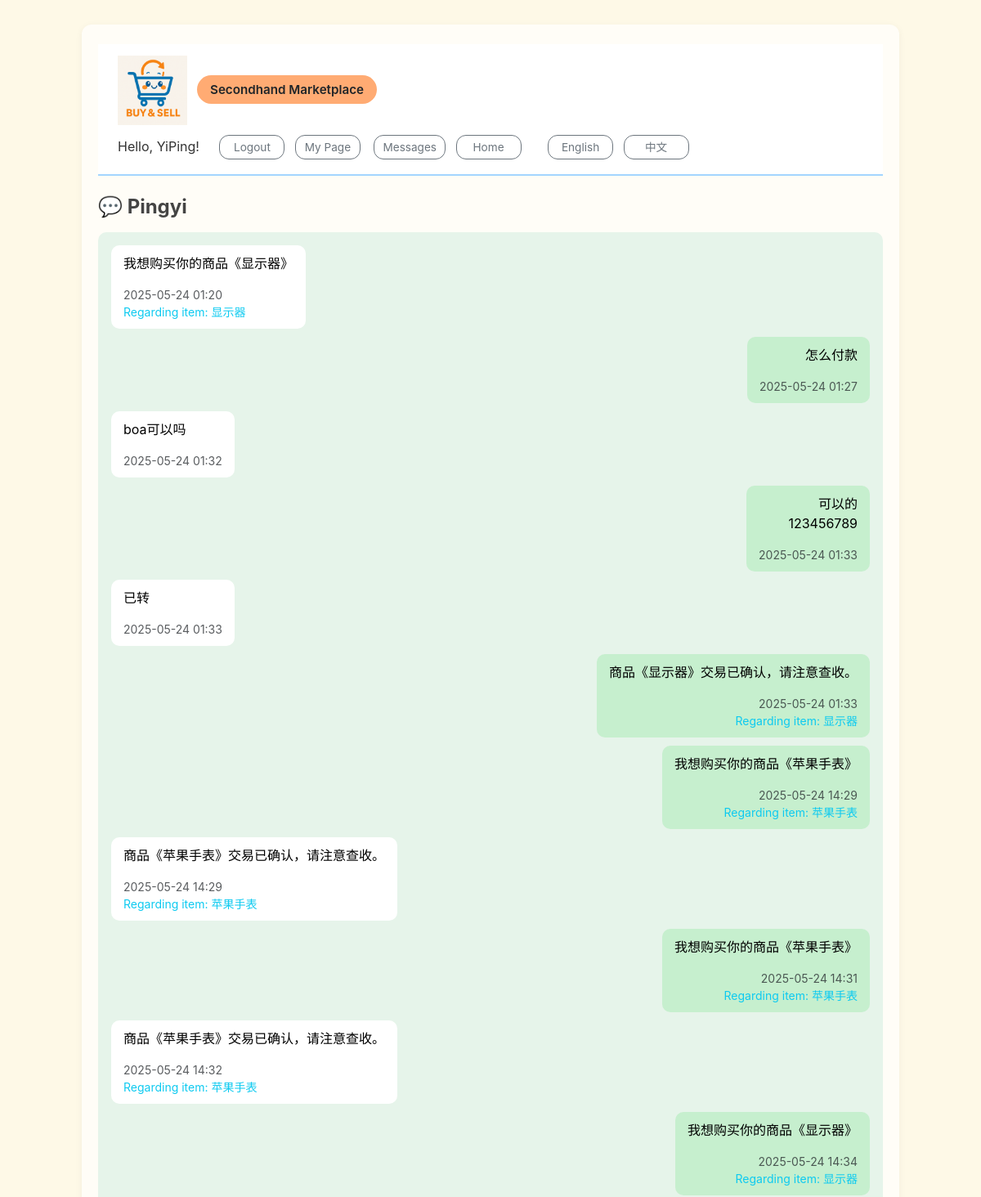
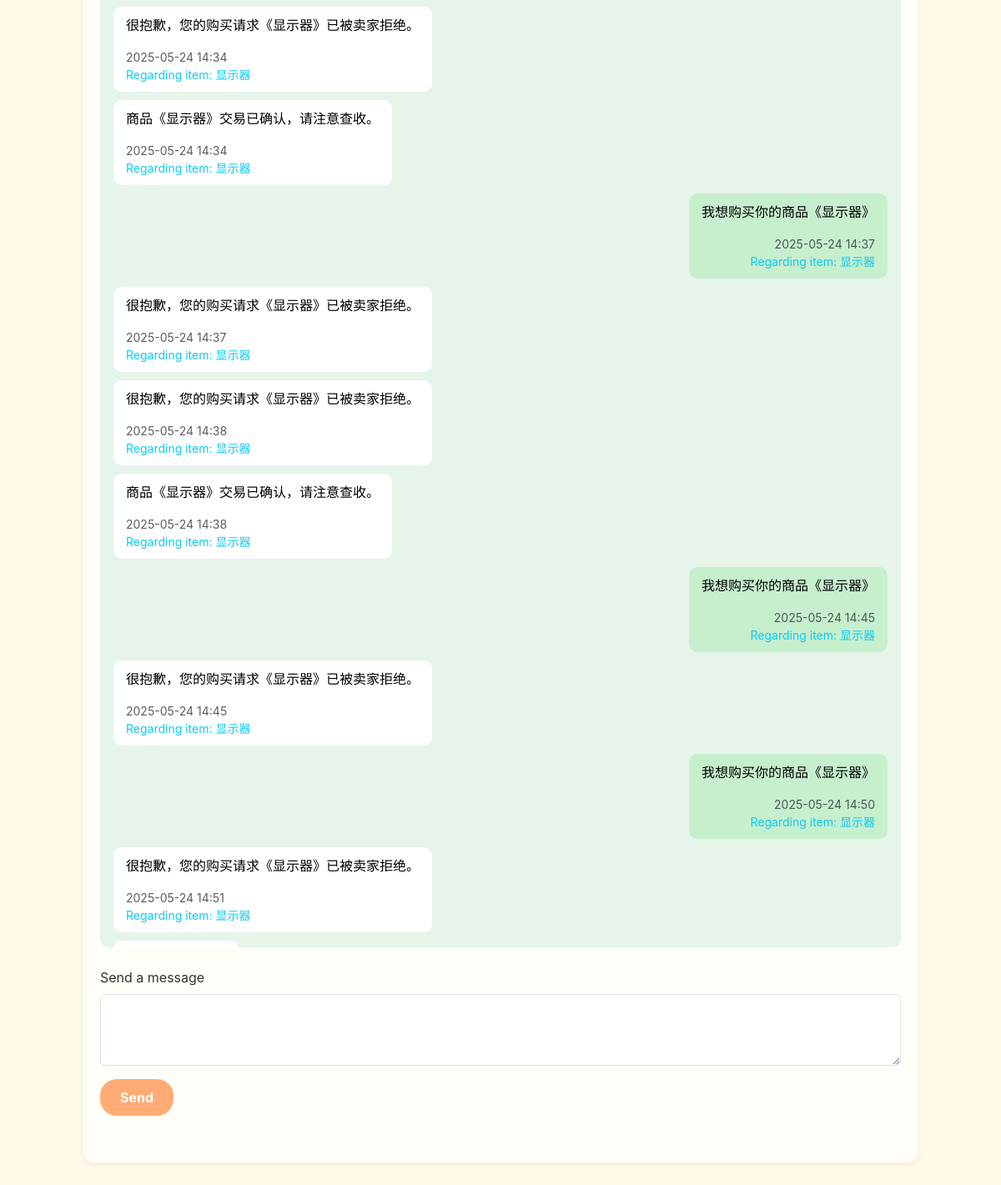
The app's page /messages/Pingyi/ (signed in) with its own data (2 pictures, top to bottom).
### market/models.py (models this page shows, shortened)
class Message(models.Model):
    sender = models.ForeignKey(User, related_name='sent_messages', on_delete=models.CASCADE)
    receiver = models.ForeignKey(User, related_name='received_messages', on_delete=models.CASCADE)
    content = models.TextField()
    timestamp = models.DateTimeField(auto_now_add=True)
    is_read = models.BooleanField(default=False)
    item = models.ForeignKey(Item, null=True, blank=True, on_delete=models.SET_NULL)
    decision = models.CharField(
        max_length=10,
        choices=[('pending', 'Pending'), ('accepted', 'Accepted'), ('rejected', 'Rejected')],
        default='pending'
    )

class Item(models.Model):
    seller = models.ForeignKey(User, on_delete=models.CASCADE)
    title = models.CharField(max_length=100)
    description = models.TextField()
    price = models.DecimalField(max_digits=8, decimal_places=2)
    created_at = models.DateTimeField(auto_now_add=True)
    is_featured = models.BooleanField(default=False)
    is_sold = models.BooleanField(default=False)
    favorited_by = models.ManyToManyField(User, related_name='favorites', blank=True)
    CONDITION_CHOICES = [
        ('new', 'New'),
        ('slightly_used', 'Slightly Used'),
        ('used', 'Used'),
        ('dysfunctional', 'Dysfunctional'),
    ]
    condition = models.CharField(max_length=20, choices=CONDITION_CHOICES, default='new')
    CATEGORY_CHOICES = [
        ('electronics', 'Electronics'),
        ('textbooks', 'Textbooks'),
        ('furniture', 'Furniture'),
        ('school_supplies', 'School supplies'),
        ('clothing', 'Clothing'),
        ('housing', 'Housing'),
        ('pet_supplies', 'Pet Supplies'),
        ('misc', 'Miscellaneous'),
    ]
    category = models.CharField(max_length=30, choices=CATEGORY_CHOICES, default='misc')
    pickup = models.BooleanField(default=False)
    delivery = models.BooleanField(default=False)

### market/views.py (the view, shortened to what this page needs)
# urls.py: path('messages/<str:username>/', views.chat_thread, name='chat_thread'),
@login_required
def chat_thread(request, username):
    other_user = get_object_or_404(User, username=username)
    user = request.user
    thread = Message.objects.filter(
        Q(sender=user, receiver=other_user) |
        Q(sender=other_user, receiver=user)
    ).order_by('timestamp')
    thread.filter(receiver=user, is_read=False).update(is_read=True)
    item_id = request.GET.get('item')
    related_item = Item.objects.get(id=item_id) if item_id else None
    return render(request, 'pages/chat_thread.html', {
        'other_user': other_user,
        'thread': thread,
        'related_item': related_item
    })

### templates/pages/chat_thread.html (shortened to what this page needs)
{% extends "pages/base.html" %}
{% load i18n %}
{% block content %}
<h4 class="mb-3">💬 {{ other_user.username }}</h4>
<div class="chat-container d-flex flex-column" style="max-height: 60vh; overflow-y: auto;">
  {% for message in thread %}
    <div class="chat-bubble {% if message.sender == request.user %}chat-bubble-sent ms-auto{% else %}chat-bubble-received me-auto{% endif %}">
      {{ message.content|linebreaks }}
      <div class="small text-muted mt-1">{{ message.timestamp|date:"Y-m-d H:i" }}</div>
      {% if message.item %}
        <div class="text-info small">{% trans "Regarding item:" %} {{ message.item.title }}</div>
      {% endif %}
    </div>
  {% empty %}
    <p class="text-muted">{% trans "No messages yet." %}</p>
  {% endfor %}
</div>
<form method="post" class="mt-4">
  <div class="mb-3">
    <label for="content" class="form-label">{% trans "Send a message" %}</label>
    <textarea name="content" class="form-control" rows="3" required></textarea>
  </div>
  <button type="submit" class="btn btn-primary px-4">{% trans "Send" %}</button>
</form>
{% endblock %}

### templates/pages/base.html (shortened to what this page needs)
{% load i18n %}
{% load static %}
<html lang="{{ LANGUAGE_CODE }}">
<head>
    <link href="https://cdn.jsdelivr.net/npm/bootstrap@5.3.3/dist/css/bootstrap.min.css" rel="stylesheet">
    <link rel="stylesheet" type="text/css" href="{% static 'style.css' %}">
</head>
<body>
    <div class="container py-4">
        <nav class="d-flex justify-content-between align-items-center mb-4">
        <div class="d-flex align-items-center">
            <img src="{% static 'logo.png' %}" alt="Logo" class="logo me-2">
            <h3 class="m-0"><a href="/" class="text-decoration-none text-dark">{% trans "Secondhand Marketplace" %}</a></h3>
        </div>
            <div>
                {% if user.is_authenticated %}
                    <span class="me-3">{% trans "Hello" %}, {{ user.username }}!</span>
                    <form method="post" action="{% url 'logout' %}" style="display: inline;">
                        <button type="submit" class="btn btn-outline-secondary btn-sm">{% trans "Logout" %}</button>
                    </form>
                {% else %}
                    <a href="{% url 'login' %}" class="btn btn-outline-primary  me-2">{% trans "Login" %}</a>
                    <a href="{% url 'register' %}" class="btn btn-primary ">{% trans "Register" %}</a>
                {% endif %}
                <a href="{% url 'my' %}" class="btn btn-outline-secondary  me-2">
                    {% trans "My Page" %}
                </a>
                <a href="{% url 'message' %}" class="btn btn-outline-secondary mx-1">
                {% trans "Messages" %}
                </a>
                <a href="{% url 'home' %}" class="btn btn-outline-secondary  me-2">
                    {% trans "Home" %}
                </a>
                <form action="{% url 'set_language' %}" method="get" class="d-inline ms-3">
                    <button type="submit" class="btn  btn-outline-secondary">English</button>
                </form>
                <form action="{% url 'set_language' %}" method="get" class="d-inline">
                    <button type="submit" class="btn  btn-outline-secondary">中文</button>
                </form>
            </div>
        </nav>
        {% block content %}{% endblock %}
    </div>
</body>
</html>

### static/style.css (style rules this page uses)
body { font-family: -apple-system, BlinkMacSystemFont, "Segoe UI", Roboto, "Helvetica Neue", Arial, "Noto Sans", sans-serif, "PingFang SC", "Hiragino Sans GB", "Microsoft YaHei", "Heiti SC"; margin: 0; padding: 0; background-color: #fef9e7; color: #333; word-break: break-word; line-height: 1.5; }
nav { display: flex; justify-content: space-between; align-items: center; background-color: #fff; padding: 14px 24px; flex-wrap: wrap; gap: 0.5rem; border-bottom: 2px solid #a3d5ff; }
nav a, nav button { background-color: #ffab73; color: white; border: none; border-radius: 20px; padding: 8px 16px; margin: 4px; font-weight: 600; text-decoration: none; transition: 0.3s; font-size: 0.95rem; white-space: nowrap; }
.container { max-width: 1000px; margin: 30px auto; padding: 20px; background-color: #fffdf7; border-radius: 12px; box-shadow: 0 2px 10px rgba(0,0,0,0.05); }
h4 { font-weight: bold; margin-bottom: 1rem; color: #444; }
button.btn-primary, button.btn-success { padding: 10px 18px; font-weight: bold; border-radius: 20px; background-color: #ffab73; border: none; }
form { margin-bottom: 2rem; }
.logo { height: 85px; width: auto; object-fit: contain; }
.chat-container { background-color: #e6f4ea; padding: 1rem; border-radius: 10px; }
.chat-bubble { padding: 10px 15px; border-radius: 10px; margin-bottom: 10px; display: inline-block; max-width: 80%; }
.chat-bubble-sent { background-color: #c6efce; color: black; text-align: right; align-self: flex-end; }
.chat-bubble-received { background-color: white; color: black; text-align: left; align-self: flex-start; }
nav .btn { padding: 4px 10px; font-size: 0.85rem; border-radius: 12px; min-width: 80px; }

### records on screen
Message: content "我想购买你的商品《显示器》", timestamp "2025-05-24 01:20", item "显示器"
Message: content "怎么付款", timestamp "2025-05-24 01:27"
Message: content "boa可以吗", timestamp "2025-05-24 01:32"
Message: content "可以的 123456789", timestamp "2025-05-24 01:33"
Message: content "已转", timestamp "2025-05-24 01:33"
Message: content "商品《显示器》交易已确认，请注意查收。", timestamp "2025-05-24 01:33", item "显示器"
Message: content "我想购买你的商品《苹果手表》", timestamp "2025-05-24 14:29", item "苹果手表"
Message: content "商品《苹果手表》交易已确认，请注意查收。", timestamp "2025-05-24 14:29", item "苹果手表"
Message: content "我想购买你的商品《苹果手表》", timestamp "2025-05-24 14:31", item "苹果手表"
Message: content "商品《苹果手表》交易已确认，请注意查收。", timestamp "2025-05-24 14:32", item "苹果手表"
Message: content "我想购买你的商品《显示器》", timestamp "2025-05-24 14:34", item "显示器"
Message: content "很抱歉，您的购买请求《显示器》已被卖家拒绝。", timestamp "2025-05-24 14:34", item "显示器"
Message: content "商品《显示器》交易已确认，请注意查收。", timestamp "2025-05-24 14:34", item "显示器"
Message: content "我想购买你的商品《显示器》", timestamp "2025-05-24 14:37", item "显示器"
Message: content "很抱歉，您的购买请求《显示器》已被卖家拒绝。", timestamp "2025-05-24 14:37", item "显示器"
Message: content "很抱歉，您的购买请求《显示器》已被卖家拒绝。", timestamp "2025-05-24 14:38", item "显示器"
Message: content "商品《显示器》交易已确认，请注意查收。", timestamp "2025-05-24 14:38", item "显示器"
Message: content "我想购买你的商品《显示器》", timestamp "2025-05-24 14:45", item "显示器"
Message: content "很抱歉，您的购买请求《显示器》已被卖家拒绝。", timestamp "2025-05-24 14:45", item "显示器"
Message: content "我想购买你的商品《显示器》", timestamp "2025-05-24 14:50", item "显示器"
Message: content "很抱歉，您的购买请求《显示器》已被卖家拒绝。", timestamp "2025-05-24 14:51", item "显示器"

### other values on screen
{{ user.username }} "YiPing"
{{ other_user.username }} "Pingyi"
